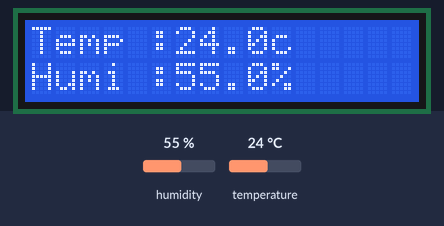
Simulated run of this sketch. Board: Arduino Mega 2560, built with avr-gcc and run on an emulated ATmega2560. Parts: 16×2 character LCD. The inputs (shaded band) are chosen by the test bench; at power-on: humidity 55 %, temperature 24 °C. What the sketch prints to the serial monitor is not drawn.

Above: at 1.7 s.
1.8 s: humidity set to 22 %
At 3.6 s:
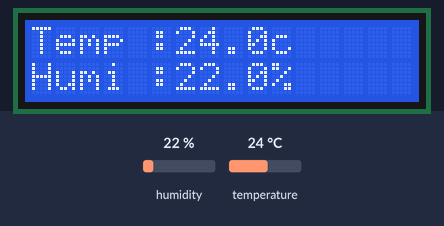
4.6 s: temperature set to 12 °C
At 5.1 s:
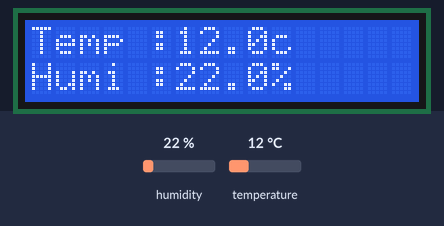
7.4 s: humidity set to 40 %
At 9.4 s:
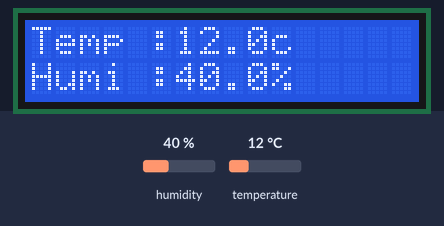
10.5 s: temperature set to 19 °C
At 12.2 s:
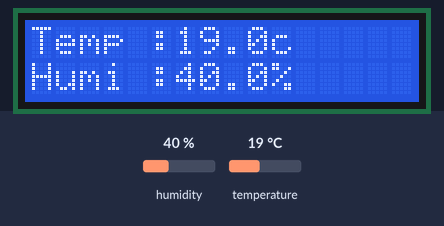
Timing chart, 0 to 13.7 s (numbered marks = the images above; inputs shaded):
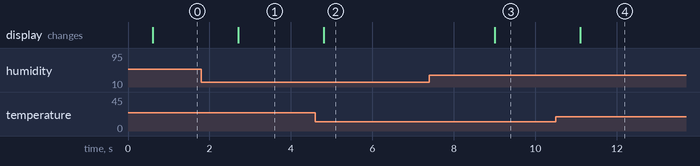

Measured:
- after the input at 1.8 s, the display: changes after 0.91 s (image 1)
- after the input at 4.6 s, the display: changes after 0.21 s (image 2)
- after the input at 7.4 s, the display: changes after 1.6 s (image 3)
- after the input at 10.5 s, the display: changes after 0.61 s (image 4)

The sketch:

LAB_LCD_DHT.ino
```cpp
#include <Wire.h>
#include <LiquidCrystal_I2C.h>
#include <DHT.h>

#define DHTPIN 23  //pin DHT 23
#define DHTTYPE DHT22
DHT dht(DHTPIN, DHTTYPE);
LiquidCrystal_I2C lcd(0x27, 16, 2);  // 0x27 or 0x3F

void setup() {
  // put your setup code here, to run once:
  Serial.begin(115200);
  dht.begin();
  lcd.init();
  lcd.backlight();  //เปิดไฟ backlight
  lcd.setCursor(1, 0);
  lcd.print("Idektep Cobot");
  lcd.setCursor(3, 1);
  lcd.print("Name");
  delay(500);
  lcd.clear();
}

void loop() {
    // put your main code here, to run repeatedly:
  ////// รับค่า  Sensor DHT
  float humi = dht.readHumidity();     //รับค่าความชื้น
  float temp = dht.readTemperature();  //รับค่าอุณหภูมิ
  Serial.print("Humidity: ");
  Serial.println(humi);
  Serial.print("temp: ");
  Serial.println(temp);

  lcd.setCursor(0, 0);
  lcd.print("Temp :" + String(temp, 1) + "c");
  lcd.setCursor(0, 1);
  lcd.print("Humi :" + String(humi, 1) + "%");
  delay(500);
}
```
